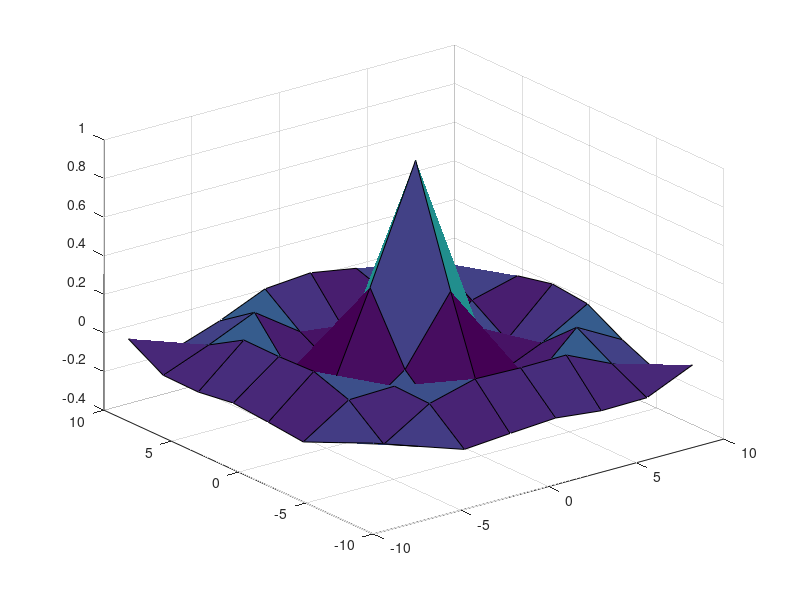

Here is the MATLAB script that generated this plot: (Note: this script raises an error after producing the figure.)
close all
[x1,x2] = meshgrid(-10:2.6:10,-10:2.6:10);
z = sin(sqrt(x1.^2+x2.^2)) ./ ... 
    sqrt(x1.^2+x2.^2);
surf(x1,x2,z)

x1_ = reshape(x1,1,[]);
x2_ = reshape(x2,1,[]);
d = sin(sqrt(x1_.^2+x2_.^2)) ./ ...
    sqrt(x1_.^2+x2_.^2);

x = [x1_;x2_]

spread = .5;

%  max number of neurons
K =1000;             

% Minimalny akceptowalny błąd (SSE)
goal = 0.00000001;   

% liczba neuronów dodawana jednoczesnie
Ki = 5;		    
net = newrb(x,d,goal,spread,K,Ki);

% generacja wyników sieci na danych wejściowych
y = net(x);  	    

z_ = reshape(y, size(x1))
figure
surf(x1,x2,z_)
sum(sum(abs(z - z_)))
